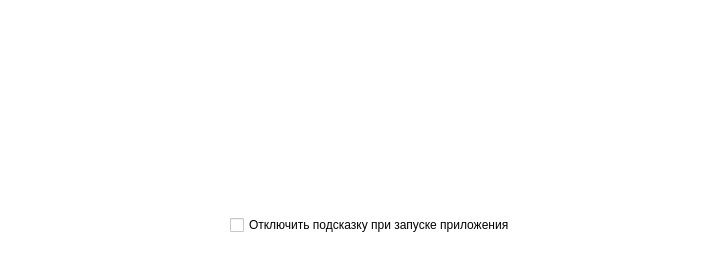
<?xml version="1.0" encoding="UTF-8"?>
<ui version="4.0">
 <class>HintWidget</class>
 <widget class="QWidget" name="HintWidget">
  <property name="geometry">
   <rect>
    <x>0</x>
    <y>0</y>
    <width>710</width>
    <height>255</height>
   </rect>
  </property>
  <property name="minimumSize">
   <size>
    <width>710</width>
    <height>255</height>
   </size>
  </property>
  <property name="maximumSize">
   <size>
    <width>710</width>
    <height>255</height>
   </size>
  </property>
  <property name="tabletTracking">
   <bool>false</bool>
  </property>
  <property name="focusPolicy">
   <enum>Qt::ClickFocus</enum>
  </property>
  <property name="contextMenuPolicy">
   <enum>Qt::NoContextMenu</enum>
  </property>
  <property name="windowTitle">
   <string>Подсказка</string>
  </property>
  <property name="windowIcon">
   <iconset resource="../../src.qrc">
    <normaloff>:/logo/src/logo.ico</normaloff>:/logo/src/logo.ico</iconset>
  </property>
  <property name="autoFillBackground">
   <bool>false</bool>
  </property>
  <property name="styleSheet">
   <string notr="true">color:black;
background-color:white;</string>
  </property>
  <widget class="QLabel" name="label_hint_picmap">
   <property name="geometry">
    <rect>
     <x>5</x>
     <y>5</y>
     <width>700</width>
     <height>200</height>
    </rect>
   </property>
   <property name="maximumSize">
    <size>
     <width>720</width>
     <height>200</height>
    </size>
   </property>
   <property name="frameShape">
    <enum>QFrame::NoFrame</enum>
   </property>
   <property name="frameShadow">
    <enum>QFrame::Sunken</enum>
   </property>
   <property name="lineWidth">
    <number>2</number>
   </property>
   <property name="text">
    <string/>
   </property>
   <property name="textFormat">
    <enum>Qt::AutoText</enum>
   </property>
   <property name="pixmap">
    <pixmap resource="../../src.qrc">:/hint/pixmap/src/hint.png</pixmap>
   </property>
   <property name="scaledContents">
    <bool>true</bool>
   </property>
  </widget>
  <widget class="QCheckBox" name="checkBox_hint_disable_auto">
   <property name="geometry">
    <rect>
     <x>230</x>
     <y>210</y>
     <width>310</width>
     <height>30</height>
    </rect>
   </property>
   <property name="minimumSize">
    <size>
     <width>310</width>
     <height>30</height>
    </size>
   </property>
   <property name="maximumSize">
    <size>
     <width>310</width>
     <height>30</height>
    </size>
   </property>
   <property name="text">
    <string>Отключить подсказку при запуске приложения</string>
   </property>
  </widget>
 </widget>
 <resources>
  <include location="../../src.qrc"/>
 </resources>
 <connections/>
</ui>
